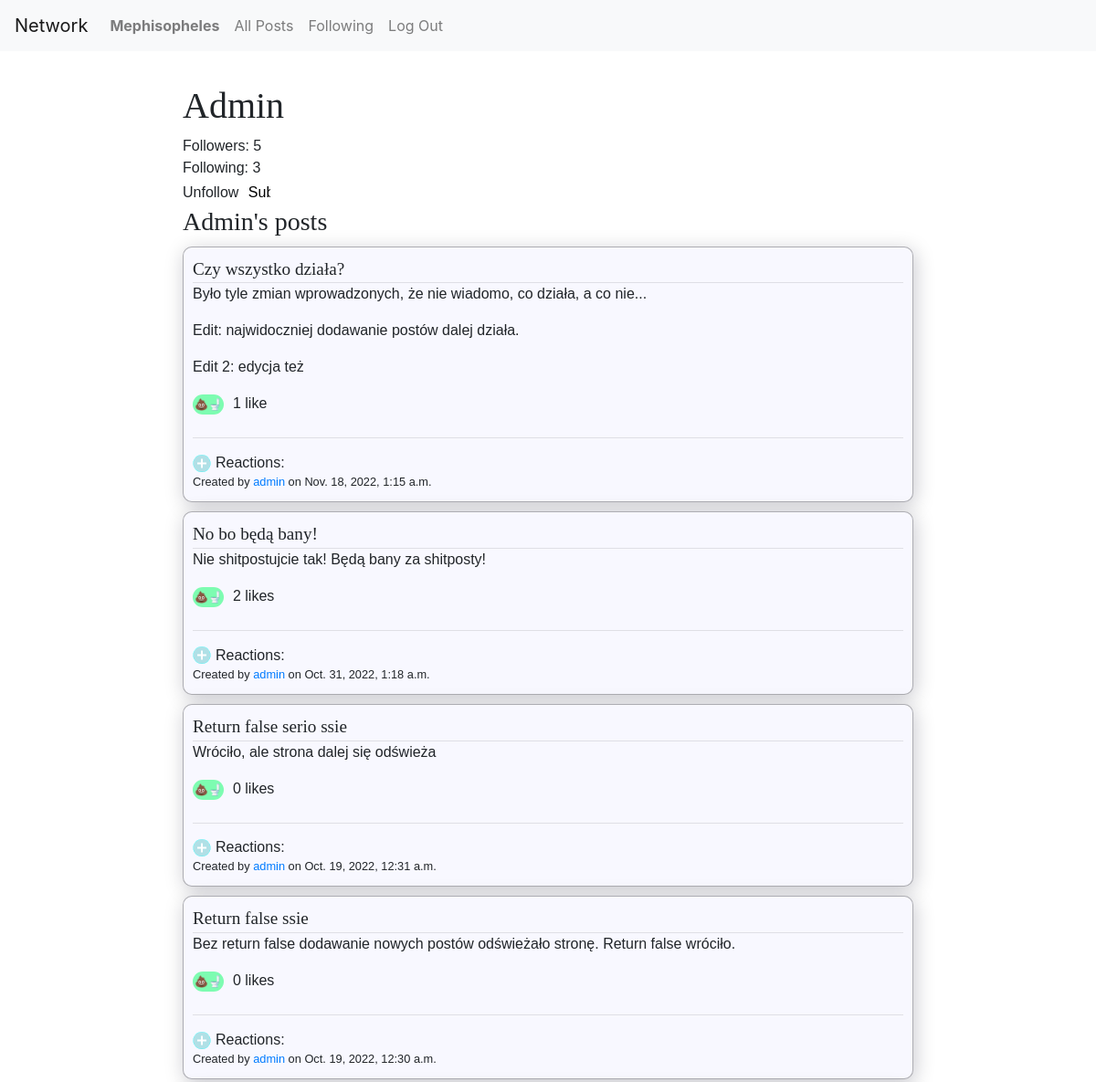
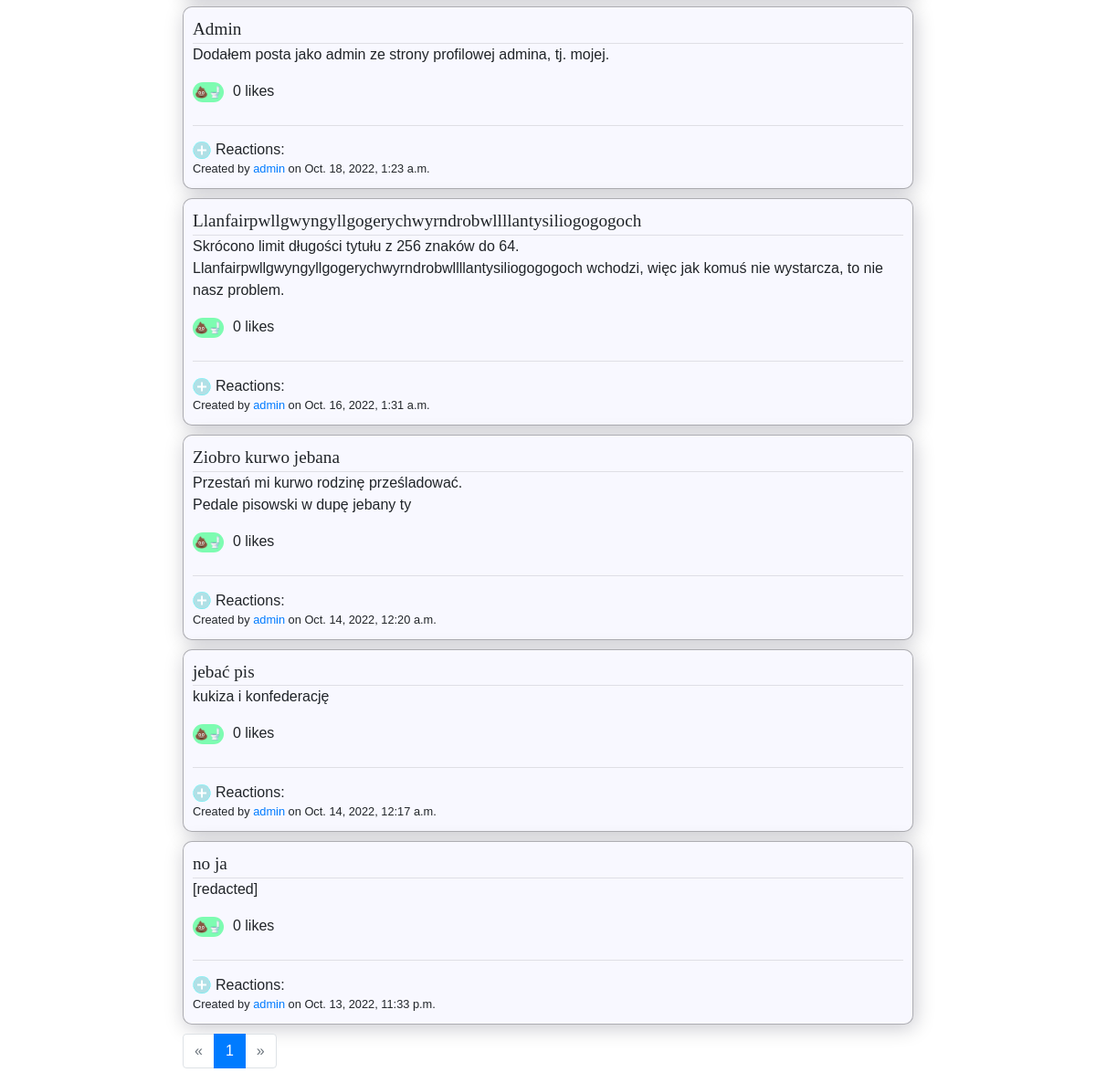
Page /profile/1 (signed in) on the committed database (2 pictures, top to bottom).
### network/models.py (models this page shows, shortened)
class User(AbstractUser):
    shadowbanned = models.BooleanField(default=False)
    def __str__(self):
        return f"{self.username}"

class Post(models.Model):
    author    = models.ForeignKey     (User, on_delete=models.CASCADE, related_name='posts')
    body      = models.CharField      (max_length=4096)
    likes     = models.ManyToManyField(User,          blank=True,      related_name='likes')
    timestamp = models.DateTimeField  (auto_now_add=True)
    title     = models.CharField      (max_length=64, blank=True)
    def total_likes(self):
        return self.likes.all().count()
    def get_reactions(self, user=None):
        reactions = {}
        for reaction_obj in self.reactions.all():
            category = reaction_obj.category.reaction
            if category in reactions.keys():
                reactions[category]['count'] += 1
            else:
                reactions[category]          = {}
                reactions[category]['emoji'] = reaction_obj.category.emoji
                reactions[category]['count'] = 1
        if user:
            user_reaction = self.reactions.filter(user=user)
            if len(user_reaction) == 1:
                key = str(user_reaction[0].category.reaction)
                reactions[key]['your_reaction'] = True
        return reactions

### network/views.py (the view)
# urls.py: path("profile/"    "<int:profile_id>", views.profile,       name="profile"),
def profile(request, profile_id):
    profile = User.objects.get(pk=profile_id)
    content = paginate( filter_shadowbans(request,
                            Post.objects.filter(author=profile_id).order_by('-timestamp')),
                        request.GET.get('page'),
                        user=logged_in_user(request))
    return render(request, "network/profile.html", {
        'paginator'    : content['paginator'],
        'page_obj'     : content['page_obj'],
        "new_post_form": NewPostForm,
        'profile'      : profile,
        'followers'    : Follower.objects.filter(followed=profile).count(),
        'following'    : Follower.objects.filter(following=profile).count(),
        'follow_method': "Unfollow" if is_following(request.user, profile) else "Follow"
    })

### network/util.py (called while the page is built)
def is_following(follower, followed):
    if len(Follower.objects.filter(following=follower, followed=followed)) > 0:
        return True
    return False

def paginate(content, page_number, paginate_by=10, user=None):
    paginator = Paginator(content, paginate_by)
    page_obj  = paginator.get_page(page_number)
    print(f"Logged in user is {user}")
    for page_item in page_obj:
        if hasattr(page_item, 'get_reactions'):
            page_item.reactions_data = page_item.get_reactions(user)
    return {
        "paginator": paginator,
        "page_obj" : page_obj
    }

def logged_in_user(request):
    return request.user if request.user.is_authenticated else None

def filter_shadowbans(request, posts):
    if request.user.is_superuser:
        return posts
    return posts.filter(Q(author__shadowbanned=False) | Q(author=request.user.id))

### network/templates/network/profile.html (shortened to what this page needs)
{% extends "network/layout.html" %}
{% load static %}
{% block body %}
    <div class="content-wrapper">
        <h1 id="profile-header">{{ profile.username|title }}</h1>
        <div id="followers-wrapper">
            Followers: <span id="followers-counter">{{ followers }}</span>
        </div>
        <div id="following-wrapper">
            Following: <span id="following-counter">{{ following }}</span>
        </div>
        {% if user.is_authenticated and not user.id == profile.id %}
            {% include './follow.html' %}
        {% endif %}
        <h3 id="profile-posts-header">{{ profile.username|title }}'s posts</h3>
        <div class="posts-view">
            {% for post in page_obj %}
                {% include "./post.html" %}
            {% empty %}
                {{ profile.username|title }} has not created any posts yet.
            {% endfor %}
            <div id="pagination-wrapper">
                {% include './pagination.html' %}
            </div>
        </div>
    </div>
{% endblock %}

### network/templates/network/layout.html (shortened to what this page needs)
{% load static %}
<!DOCTYPE html>
<html lang="en">
    <head>
        <link rel="stylesheet"    href="{% static 'network/styles.css' %}">
        <link rel="stylesheet"    href="https://stackpath.bootstrapcdn.com/bootstrap/4.4.1/css/bootstrap.min.css">
    </head>
    <body>
        <nav class="navbar navbar-expand-lg navbar-light bg-light">
            <a class="navbar-brand" href="{% url 'index' %}">Network</a>
            <div>
              <ul class="navbar-nav mr-auto">
                {% if user.is_authenticated %}
                    <li class="nav-item">
                        <a class="nav-link" href="{% url 'profile' user.id %}">
                            <strong>{{ user.username }}</strong>
                        </a>
                    </li>
                {% endif %}
                <li class="nav-item">
                  <a class="nav-link" href="{% url 'index' %}">All Posts</a>
                </li>
                {% if user.is_authenticated %}
                    <li class="nav-item">
                        <a class="nav-link" href="{% url 'following' %}">Following</a>
                    </li>
                    <li class="nav-item">
                        <a class="nav-link" href="{% url 'logout' %}">Log Out</a>
                    </li>
                {% endif %}
              </ul>
            </div>
          </nav>
        <div class="body">
            {% block body %}
            {% endblock %}
        </div>
    </body>
</html>

### network/templates/network/post.html (shortened to what this page needs)
<div {% if post.author.shadowbanned and request.user.is_superuser %}
        class="post post-shadowbanned"
    {% else %}
        class="post"
    {% endif %}
    id="post-{{ post.id }}" data-postid="{{ post.id }}">
    <div class="post-title">
        {% if post.title %}
            <span class="has-title">{{ post.title }}</span>
        {% else %}
            <span class="no-title">No title</span>
        {% endif %}
    </div>
    <div class="post-body">{{ post.body|linebreaks }}</div>
    <div class="post-likes">
        {% if user.is_authenticated and not user == post.author %}
            <form class="like-form" action="{% url 'like-post' post.id %}" method="POST">
                <input type="submit" class="like-button" value="&#128169&#128701">
            </form>
        {% endif %}
        <span class="likes-counter">
            {{ post.total_likes }}
            like{% if post.total_likes != 1 %}s{% endif %}
        </span>
    </div>
    <div class="post-reactions-wrapper">
        <div class="post-reactions-container">
            <div class="post-reactions-interface">
                {% if user.is_authenticated and not user == post.author %}
                <div class="add-stuff-button reaction-btn" title="React to the post" data-postid="{{ post.id }}">
                    <svg id="reaction-interface-opener" width="20" height="20"
                        {% include './add_stuff_svg_guts.html' %}
                    </svg>
                </div>
                {% endif %}
                <div class="reactions-announcer"> Reactions:</div>
            </div>
        </div>
    </div>
    <div class="post-credentials">
        Created by
        <span class='author'>
            <a href="{% url 'profile' post.author.id %}">{{ post.author.username }}</a>
        </span>
        on {{ post.timestamp }}
    </div>
</div>

### network/static/network/styles.css (style rules this page uses)
* { -webkit-box-sizing: border-box; box-sizing: border-box; }
.body { display: -webkit-box; display: -ms-flexbox; display: flex; -webkit-box-orient: horizontal; -webkit-box-direction: normal; -ms-flex-direction: row; flex-direction: row; font-size: 16px; font-family: Helvetica, sans-serif; margin-top: 3%; }
h1, h2, h3, h4, h5, h6 { font-family: "Times new roman", serif; }
svg { pointer-events: none; }
.content-wrapper { position: relative; margin: auto; margin-left: 0; -webkit-box-ordinal-group: 2; -ms-flex-order: 1; order: 1; }
.post { position: relative; display: block; border: 1px solid rgba(0, 0, 0, 0.3); border-radius: 10px; margin: 10px 0px; padding: 10px; overflow-wrap: break-word; background-color: ghostwhite; -webkit-box-shadow: 2px 4px 21.37px #04022137; box-shadow: 2px 4px 21.37px #04022137; }
@media screen and (min-width: 1101px) { .post { width: 800px; } }
.post-title { max-width: 100%; border-bottom: 1px solid rgba(0, 0, 0, 0.1); font-family: "Times new roman", serif; font-size: 1.2em; }
.post-credentials { display: inline-block; }
.like-button { border: none; border-radius: 30px; background-color: #00ff627f; padding: 2px; font-size: 12px; }
.has-title { font-weight: 420.69; }
.post-likes { display: -webkit-box; display: -ms-flexbox; display: flex; }
input.like-button { margin-right: 10px; }
.post-reactions-wrapper { max-width: 100%; margin-top: 25px; padding-top: 10px; border-top: 1px solid rgba(0, 0, 0, 0.1); }
.post-reactions-container { vertical-align: middle; display: -webkit-inline-box; display: -ms-inline-flexbox; display: inline-flex; }
.post-reactions-interface { display: -webkit-inline-box; display: -ms-inline-flexbox; display: inline-flex; -webkit-transform: translateY(18%); transform: translateY(18%); }
.reaction-btn { position: relative; -webkit-transform: translateY(-3%); transform: translateY(-3%); }
.reactions-announcer { margin-left: 5px; height: -webkit-fit-content; height: -moz-fit-content; height: fit-content; }
.post-credentials { font-size: 0.8em; }
input, textarea { background-color: #009bff08; }
input { border-radius: 5px; }

### rows in the picture
User: username "Mephisopheles"
User: username "Admin"
Post: title "Czy wszystko działa?", body "Było tyle zmian wprowadzonych, że nie wiadomo, co działa, a co nie... Edit: najwidoczniej dodawanie postów dalej działa. Edit 2: edycja też", total_likes "1", author.username "admin", timestamp "Nov. 18, 2022, 1:15 a.m."
Post: title "No bo będą bany!", body "Nie shitpostujcie tak! Będą bany za shitposty!", total_likes "2", author.username "admin", timestamp "Oct. 31, 2022, 1:18 a.m."
Post: title "Return false serio ssie", body "Wróciło, ale strona dalej się odświeża", total_likes "0", author.username "admin", timestamp "Oct. 19, 2022, 12:31 a.m."
Post: title "Return false ssie", body "Bez return false dodawanie nowych postów odświeżało stronę. Return false wróciło.", total_likes "0", author.username "admin", timestamp "Oct. 19, 2022, 12:30 a.m."
Post: title "Admin", body "Dodałem posta jako admin ze strony profilowej admina, tj. mojej.", total_likes "0", author.username "admin", timestamp "Oct. 18, 2022, 1:23 a.m."
Post: title "Llanfairpwllgwyngyllgogerychwyrndrobwllllantysiliogogogoch", body "Skrócono limit długości tytułu z 256 znaków do 64. Llanfairpwllgwyngyllgogerychwyrndrobwllllantysiliogogogoch wchodzi, więc jak komuś nie wystarcza, to nie nasz problem.", total_likes "0", author.username "admin", timestamp "Oct. 16, 2022, 1:31 a.m."
Post: title "Ziobro kurwo jebana", body "Przestań mi kurwo rodzinę prześladować. Pedale pisowski w dupę jebany ty", total_likes "0", author.username "admin", timestamp "Oct. 14, 2022, 12:20 a.m."
Post: title "jebać pis", body "kukiza i konfederację", total_likes "0", author.username "admin", timestamp "Oct. 14, 2022, 12:17 a.m."
Post: title "no ja", body "[redacted]", total_likes "0", author.username "admin", timestamp "Oct. 13, 2022, 11:33 p.m."

### other values in the picture
{{ followers }} "5"
{{ following }} "3"
{{ follow_method }} "Unfollow"
{{ page_obj.number }} "1"
